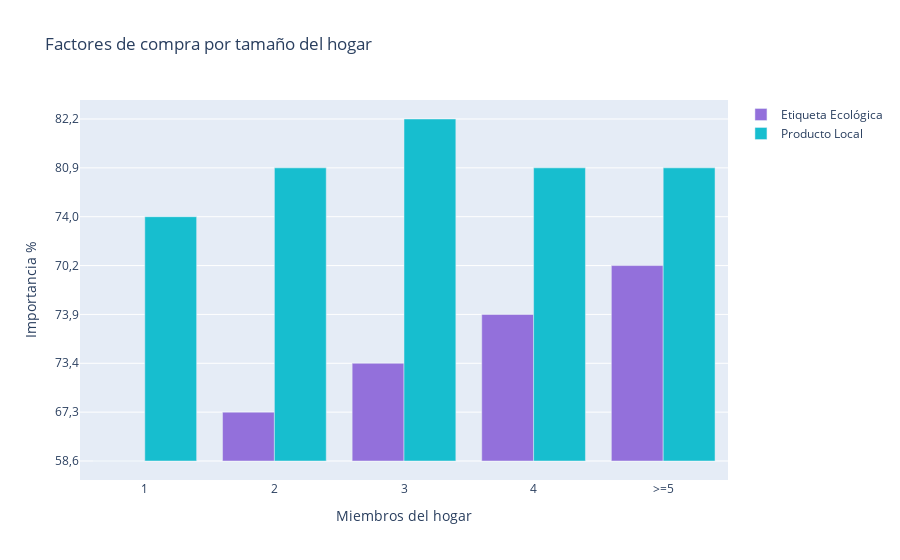

The notebook cell this image was saved under:
### Code cell
barra_eco = go.Bar(x=miembros["Tamaño"], y=miembros["Etiqueta ecológica"], name='Etiqueta Ecológica', marker_color=colores[0])
barra_local = go.Bar(x=miembros["Tamaño"], y=miembros["Producto local"], name='Producto Local', marker_color=colores[1])

layout = go.Layout(
    title='Factores de compra por tamaño del hogar',
    xaxis=dict(title='Miembros del hogar'),
    yaxis=dict(title='Importancia %'),
    barmode='group'
)

fig = go.Figure(data=[barra_eco, barra_local], layout=layout)
fig.write_html("C:/Users/Ade/src/data/figuras/factores_tamaño.html")
fig.show()

### Figure 1 — Plotly figure (JSON) as saved in the notebook; plotly's stock layout.template omitted (floating-point values rounded to 4 significant figures)
{"data": [{"marker": {"color": "mediumpurple"}, "name": "Etiqueta Ecológica", "type": "bar", "x": ["1", "2", "3", "4", ">=5"], "y": ["58,6", "67,3", "73,4", "73,9", "70,2"]}, {"marker": {"color": "#17becf"}, "name": "Producto Local", "type": "bar", "x": ["1", "2", "3", "4", ">=5"], "y": ["74,0", "80,9", "82,2", "80,9", "80,9"]}], "layout": {"barmode": "group", "title": {"text": "Factores de compra por tamaño del hogar"}, "xaxis": {"title": {"text": "Miembros del hogar"}}, "yaxis": {"title": {"text": "Importancia %"}}}}
